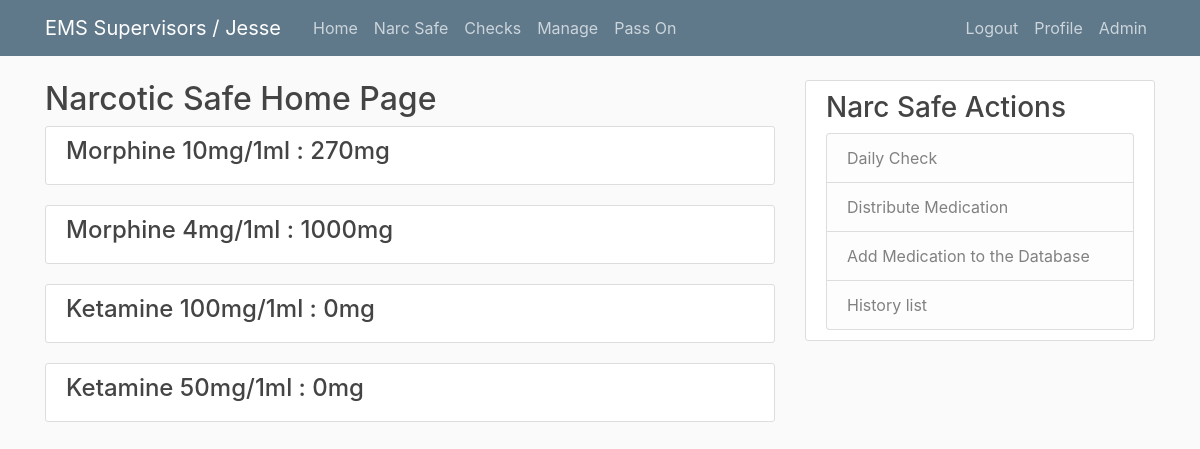
Before: /safe/ (signed in) with the older database file.
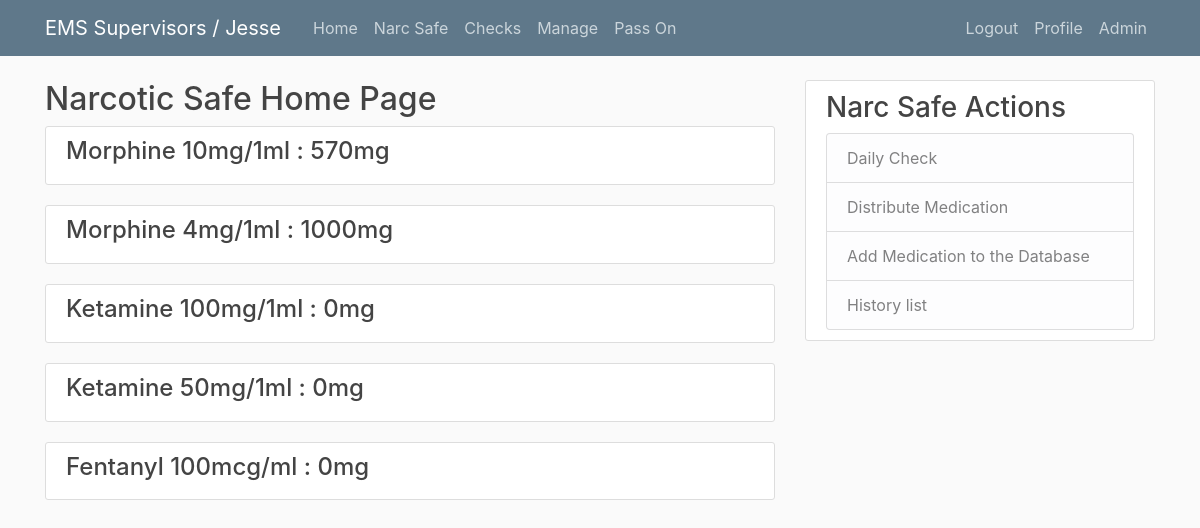
After: the same page with the newer database file.
### components/models.py (models this page shows, shortened)
class Drug(models.Model):
    name = models.CharField(max_length=40)
    image = models.ImageField(default='default_drug.png', upload_to='drug_pics')
    is_active_safe = models.BooleanField(default=True)
    is_active_unit = models.BooleanField(default=True)
    def __str__(self):
        return self.name

### safe/views.py (the view)
# urls.py: path('safe/', safe_home_view, name='safe_home_view'),
@login_required
@permission_required('safe.can_view')
def safe_home_view(request):
    drugs = Safe.calc_total(Safe)
    context = {'drugs' : drugs}
    return render(request, 'safe/safe_home.html', context)

### safe/models.py (called while the page is built)
    def calc_total(self):
        add = 0
        sub = 0
        total = 0
        drugs = {}
        for drug in Drug.objects.all():
            try:
                add_drug = self.objects.filter(drug_name__name=drug).aggregate(Sum('amount_added'))
                if add_drug['amount_added__sum'] == None:
                    add_drug['amount_added__sum'] = 0
                add+=add_drug['amount_added__sum']
                sub_drug = self.objects.filter(drug_name__name=drug).aggregate(Sum('amount_removed'))
                if sub_drug['amount_removed__sum'] == None:
                    sub_drug['amount_removed__sum'] = 0
                sub+=sub_drug['amount_removed__sum']
                total = add-sub
                drugs.update({drug:total})
                add=0
                sub=0
                total=0
            except:
                continue
        return drugs

### templates/safe/safe_home.html
{% extends 'safe/safe_base.html' %}
{% block content %}
<div>
    <h2>Narcotic Safe Home Page</h2>
    {% for key, value in drugs.items %}
    {% if key.is_active_safe %}
        <article class="media content-section">
            <div class="media-body">
                <h4 class="article-title">{{ key }} : {{ value }}mg</h4>
            </div>
            </article>
    {% endif %}
    {% endfor %}
</div>
{% endblock %}

Changed rows visible on the page:
computed for Drug "Morphine 10mg/1ml": value "270" → "570"
added Drug: name "Fentanyl 100mcg/ml", value "0"
